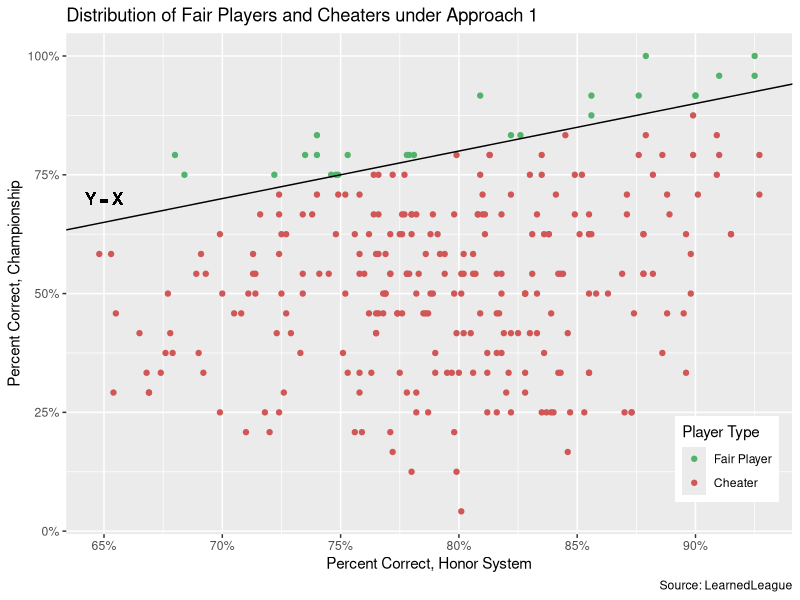
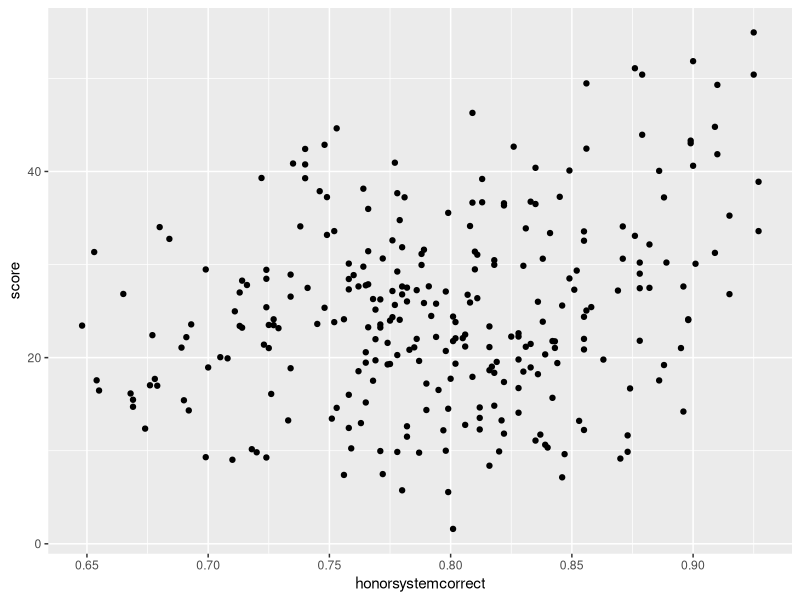
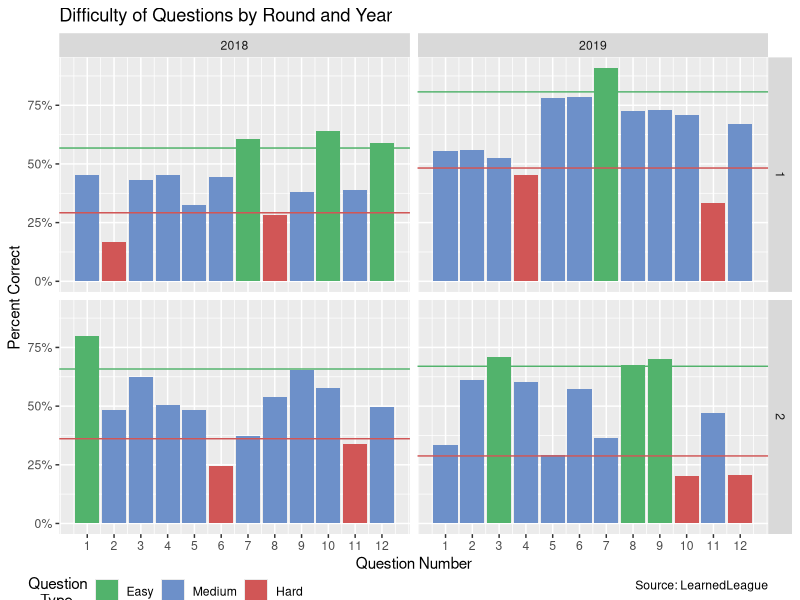
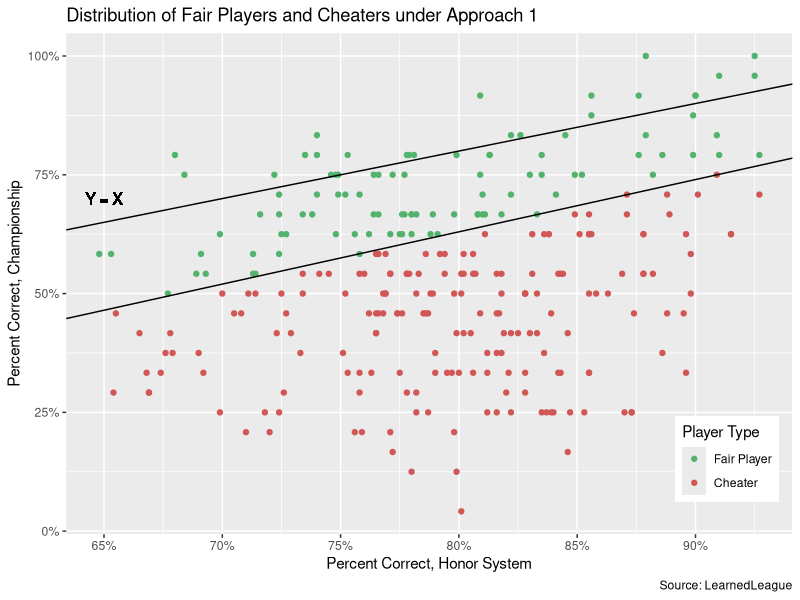
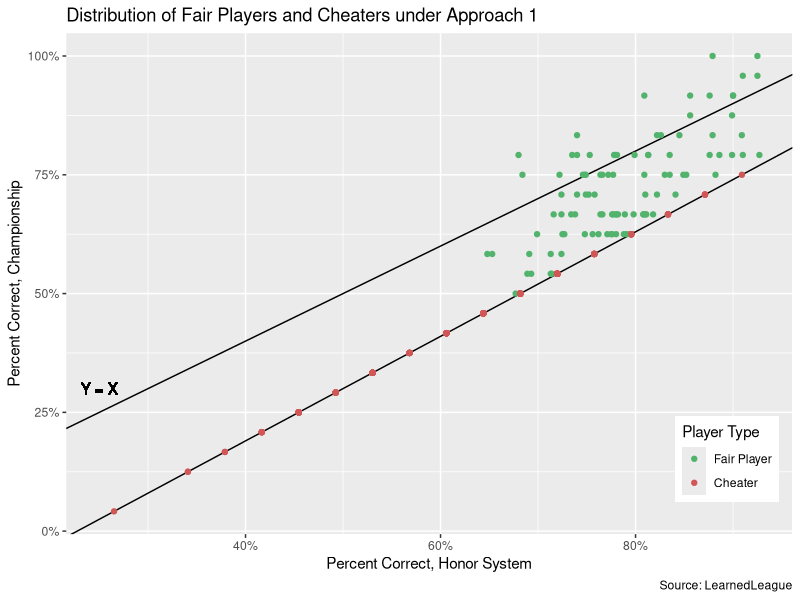
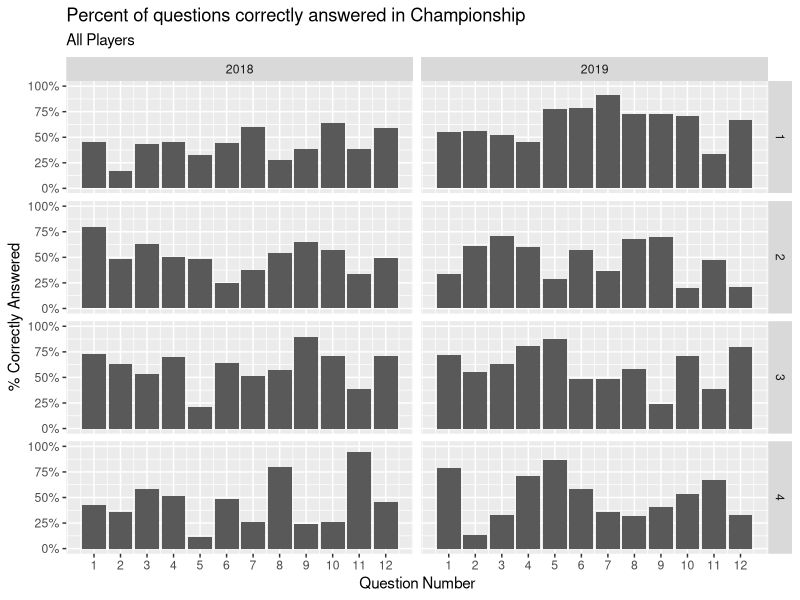
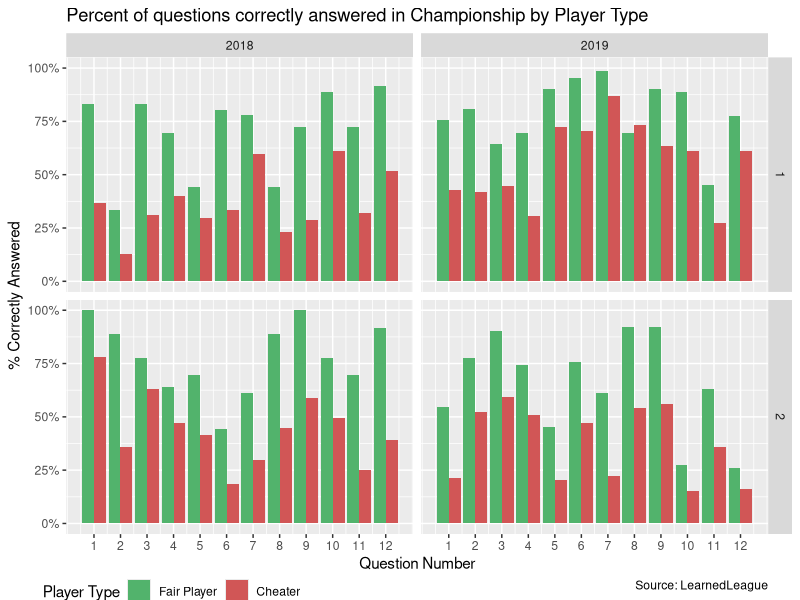
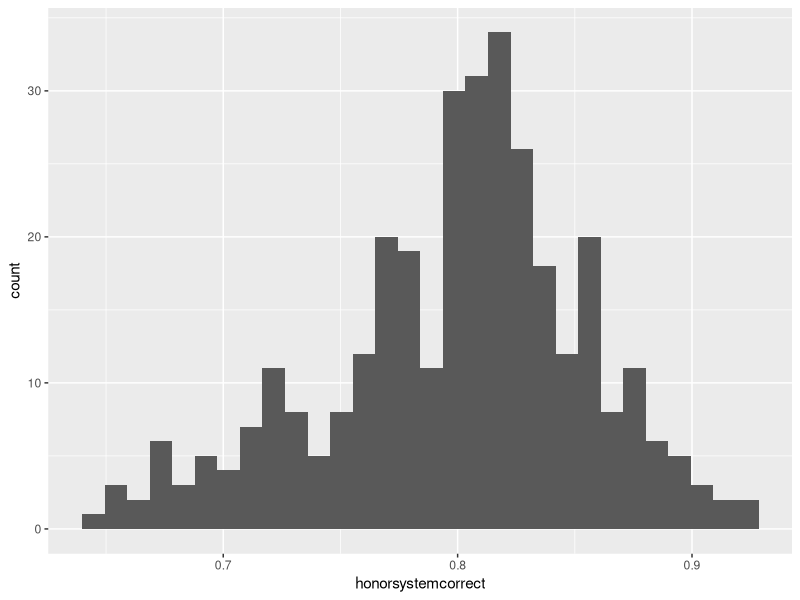

Write the R code that produced these figures, in order. (Note: this script raises an error after producing the figures.)
## ---- chunk 1
knitr::opts_chunk$set(echo = TRUE)
## ---- chunk 2
library(tidyverse)
library(lubridate)
library(knitr)
library(kableExtra)
library(scales)
library(ggthemes)
library(glue)
## ---- chunk 3
raw <- read_csv("pset3.csv")

edited <- raw %>% 
  pivot_longer(
    c(-name, -year, -round, -merge, -numbercorrect, -honorsystemcorrect),
    names_to = "qno",
    values_to = "ans"
  ) %>%
  mutate(qno = as.numeric(str_remove_all(qno, "q"))) %>%
  mutate(honorsystemcorrect = na_if(honorsystemcorrect, -99))
## ---- chunk 4
edited %>%
  group_by(year, round) %>%
  summarize(sample_size = n(), 
            mean(ans), 
            max = max(numbercorrect),
            min = min(numbercorrect),
            mean = mean(numbercorrect),
            sd = sd(numbercorrect)) %>%
  drop_na() %>%
  mutate(`mean(ans)` = percent(`mean(ans)`, accuracy = 0.1),
         mean = round(mean, digits = 2),
         sd = round(sd, digits = 2)) %>%
  ungroup() %>%
  pivot_wider(round, names_from = year, values_from = c(sample_size, `mean(ans)`, min, max, mean, sd)) %>%
  select(round, 
         sample_size_2018, `mean(ans)_2018`, min_2018, max_2018, mean_2018, sd_2018, 
         sample_size_2019, `mean(ans)_2019`, min_2019, max_2019, mean_2019, sd_2019) %>%
  kable("latex", booktabs = T, align = "r", caption = "Summary Statistics of Correct Answers by Year and Round of the Championship",
        col.names = c("Round", 
                      "N", "% Correct", "Min", "Max", "Mean", "St Dev", 
                      "N", "% Correct", "Min", "Max", "Mean", "St Dev")) %>%
  add_header_above(c(" ", "Questions Overall" = 2, "Individual Performance" = 4, "Questions Overall" = 2, "Individual Performance" = 4)) %>%
  add_header_above(c(" ", "2018" = 6, "2019" = 6)) %>%
  column_spec(1, border_right = T) %>%
  column_spec(7, border_right = T)%>%
  kable_styling(position = "center", latex_options = "hold_position")
## ---- chunk 5
edited %>%
  group_by(year, round) %>%
  summarize(mean_hnr_pct = mean(honorsystemcorrect, na.rm = TRUE),
            med = median(honorsystemcorrect, na.rm = TRUE),
            min = min(honorsystemcorrect, na.rm = TRUE),
            max = max(honorsystemcorrect, na.rm = TRUE)) %>%
  mutate(mean_hnr_pct = percent(mean_hnr_pct, accuracy = 0.1),
         med = percent(med, accuracy = 0.1),
         min = percent(min, accuracy = 0.1),
         max = percent(max, accuracy = 0.1)) %>%
  drop_na() %>%
  pivot_wider(id_cols = round, names_from = year, values_from = c(mean_hnr_pct, med, min, max)) %>%
  select(round, 
         mean_hnr_pct_2018, med_2018, min_2018, max_2018, 
         mean_hnr_pct_2019, med_2019, min_2019, max_2019) %>%
  kable("latex", booktabs = T, align = "r",
        caption = "Summary Statistics of Honor System Performance by Year and Round",
        col.names = c("Round", 
                      "Mean", "Median", "Min", "Max", 
                      "Mean", "Median", "Min", "Max")) %>%
  add_header_above(c(" ", "2018" = 4, "2019" = 4)) %>%
  column_spec(1, border_right = T) %>%
  column_spec(5, border_right = T) %>%
  kable_styling(position = "center", latex_options = "hold_position")
## ---- chunk 6
app1 <- edited %>%
  filter(round %in% c(1, 2)) %>%
  group_by(year, name, honorsystemcorrect) %>%
  summarize(pct_rt = mean(ans, na.rm = TRUE)) %>%
  drop_na() %>%
  mutate(cheater = if_else(honorsystemcorrect > pct_rt, 1, 0))

app1 %>%
  ggplot(aes(x = honorsystemcorrect, y = pct_rt, color = factor(cheater))) +
  geom_point() +
  geom_abline(slope = 1) +
  geom_text(aes(0.65, 0.70, label = "Y = X"), color = "black") +
  scale_x_continuous(labels = scales::label_percent(accuracy = 1)) +
  scale_y_continuous(labels = scales::label_percent()) +
  scale_color_manual(name = "Player Type", 
                     labels = c("Fair Player", "Cheater"), 
                     values = c("#52b36c", "#d15656")) +
  labs(title = "Distribution of Fair Players and Cheaters under Approach 1",
       x = "Percent Correct, Honor System",
       y = "Percent Correct, Championship",
       caption = "Source: LearnedLeague") +
  theme(legend.position = c(0.91, 0.15))
## ---- chunk 7
champ_difficulty <- edited %>%
  filter(round %in% c(1, 2)) %>%
  group_by(year, round, qno) %>%
  summarize(corr = sum(ans), asked = n()) %>%
  mutate(pct_corr = corr/asked,
         # I let difficulty be 1/pct_corr because I want its value to be higher for questions that people get correct less often.
         difficulty_val = 1/pct_corr) %>%
  select(year, round, qno, pct_corr, difficulty_val)

# Difficult questions are answered correctly a standard deviation less frequently than the mean of each round.
champ_difficulty_metrics <- champ_difficulty %>%
  group_by(year, round) %>%
  summarize(mean_corr = mean(pct_corr), sd = sd(pct_corr))

best_nerds <- edited %>%
  drop_na(honorsystemcorrect) %>%
  filter(ans == 1) %>%
  inner_join(champ_difficulty) %>%
  group_by(name, year, honorsystemcorrect) %>%
  summarize(score = sum (difficulty_val)) %>%
  arrange(desc(score))

best_nerds %>%
  head(10) %>%
  mutate(honorsystemcorrect = percent(honorsystemcorrect, accuracy = 2),
         score = round(score, digits = 3)) %>%
  kable("latex", booktabs = T,
        col.names = c("Name", "Year", "% Correct (Honor Score)", "Difficulty Coeff")) %>%
  kable_styling(position = "center")
## ---- chunk 8
best_nerds %>%
  ggplot(mapping = aes(x = honorsystemcorrect, y = score)) +
  geom_point()

app2 <- champ_difficulty %>%
  left_join(champ_difficulty_metrics) %>%
  mutate(difficulty = if_else(pct_corr > mean_corr + sd, 0, 1),
         difficulty = if_else(pct_corr < mean_corr - sd, 2, difficulty))

ggplot(app2, mapping = aes(x = qno, y = pct_corr, fill = factor(difficulty))) +
  geom_col() +
  geom_hline(app2, mapping = aes(yintercept = mean_corr + sd), color = "#52b36c") +
  geom_hline(app2, mapping = aes(yintercept = mean_corr - sd), color = "#d15656") +
  scale_y_continuous(labels = scales::label_percent()) +
  scale_x_continuous(breaks = seq(1, 12)) +
  scale_fill_manual(name = "Question\n   Type",
                    labels = c("Easy", "Medium", "Hard"),
                    values = c("#52b36c", "#6d90c9", "#d15656")) +
  labs(title = "Difficulty of Questions by Round and Year",
       caption = "Source: LearnedLeague",
       x = "Question Number",
       y = "Percent Correct ") +
  facet_grid(round ~ year) +
  theme(legend.direction = "horizontal",
        legend.position = c(0.15, -0.12),
        legend.background=element_blank())

easyqs <- app2 %>%
  filter(difficulty == 0) %>%
  select(year, round, qno)

inner_join(easyqs, edited) %>%
  drop_na(honorsystemcorrect) %>%
  group_by(name, honorsystemcorrect) %>%
  summarize(count = sum(ans)) %>%
  mutate(num_easyqs = nrow(easyqs)) %>%
  arrange(-desc(count))
## being good at trivia means you can answer lots of hard questions.
## ---- chunk 9
ttester <- function(current_selection, year_sel) {
  obs <- edited %>%
    filter(round %in% c(1, 2), 
           year == year_sel,
           name == current_selection)
  # Case where people get a perfect score in competition returns no std dev so 
  # do not do a ttest in those situations
  if (sum(obs$ans) == 24) {
    return(1)
  }
  honsyscorr_num <- obs %>%
    magrittr::extract2(1,6)
  pval <- t.test(obs$ans, mu = honsyscorr_num, alternative = "less") %>%
    broom::tidy() %>%
    magrittr::extract2(1, 3)
}

pvals <- edited %>%
  drop_na(honorsystemcorrect, ans) %>%
  distinct(name, year) %>%
  mutate(pvals = map2(name, year, ttester),
         statsig = if_else(pvals < 0.05, 1, 0))

allplayers <- edited %>%
  filter(round %in% c(1, 2)) %>%
  drop_na(honorsystemcorrect, ans) %>%
  group_by(year, name, honorsystemcorrect) %>%
  summarize(pct_rt = mean(ans)) %>%
  left_join(pvals) %>%
  mutate(cheater = if_else(statsig == 1, 1, 0))

# List of people that cheated
cheaters <- allplayers %>%
  filter(statsig == 1)

# List of people that didn't cheat
fairplayers <- allplayers %>%
  filter(statsig == 0) 
## ---- chunk 10
# Point on the far right side scored 95% but scored in competition like someone who scored 80% on the honor system. Use that system to figure out what the predected scores of people should be. 

allplayers %>%
  ggplot(mapping = aes(x = honorsystemcorrect, y = pct_rt, color = factor(cheater))) +
  geom_point() +
  geom_abline(slope = 1) +
  geom_abline(slope = 1.1, intercept = -0.25) +
  geom_text(aes(0.65, 0.70, label = "Y = X"), color = "black") +
  scale_x_continuous(labels = scales::label_percent(accuracy = 1)) +
  scale_y_continuous(labels = scales::label_percent()) +
  scale_color_manual(name = "Player Type", 
                     labels = c("Fair Player", "Cheater"), 
                     values = c("#52b36c", "#d15656")) +
  labs(title = "Distribution of Fair Players and Cheaters under Approach 1",
       x = "Percent Correct, Honor System",
       y = "Percent Correct, Championship",
       caption = "Source: LearnedLeague") +
  theme(legend.position = c(0.91, 0.15))

adj <- allplayers %>%
  mutate(pred = if_else(cheater == 1, (pct_rt + 0.25)/1.1, honorsystemcorrect))

ggplot(adj, mapping = aes(pred, pct_rt, color = factor(cheater))) +
  geom_abline(slope = 1) +
  geom_abline(slope = 1.1, intercept = -0.25) +
  geom_point() +
  geom_text(aes(0.25, 0.3, label = "Y = X"), color = "black") +
  scale_x_continuous(labels = scales::label_percent(accuracy = 1)) +
  scale_y_continuous(labels = scales::label_percent()) +
  scale_color_manual(name = "Player Type", 
                     labels = c("Fair Player", "Cheater"), 
                     values = c("#52b36c", "#d15656")) +
  labs(title = "Distribution of Fair Players and Cheaters under Approach 1",
       x = "Percent Correct, Honor System",
       y = "Percent Correct, Championship",
       caption = "Source: LearnedLeague") +
  theme(legend.position = c(0.91, 0.15))

mean(fairplayers$honorsystemcorrect)
mean(fairplayers$pct_rt)
## ---- chunk 11
edited %>%
  filter(merge == "merged") %>%
  group_by(year, round, qno) %>% 
  summarize(correct_ans = sum(ans), times_asked = n()) %>%
  ggplot(mapping = aes(x = qno, y = correct_ans/times_asked)) +
  geom_col() +
  facet_grid(round ~ year) +
  scale_x_continuous(breaks = seq(1, 12)) +
  scale_y_continuous(limits = c(0, 1), labels = label_percent()) +
  labs(title = "Percent of questions correctly answered in Championship", 
       subtitle = "All Players",
       x = "Question Number", 
       y = "% Correctly Answered")

bind_rows(cheaters, fairplayers) %>%
  inner_join(edited) %>%
  filter(round %in% c(1, 2)) %>%
  group_by(year, round, qno, cheater) %>% 
  summarize(correct_ans = sum(ans), times_asked = n()) %>%
  ggplot(aes(x = qno, y = correct_ans/times_asked, group = cheater, fill = factor(cheater))) +
  geom_col(position = "dodge") +
  facet_grid(round ~ year) +
  scale_x_continuous(breaks = seq(1, 12)) +
  scale_y_continuous(limits = c(0, 1), labels = label_percent()) +
  scale_fill_manual(name = "Player Type", 
                     labels = c("Fair Player", "Cheater"), 
                     values = c("#52b36c", "#d15656")) +
  labs(title = "Percent of questions correctly answered in Championship by Player Type", 
       caption = "Source: LearnedLeague",
       x = "Question Number", 
       y = "% Correctly Answered") +
  theme(legend.direction = "horizontal",
        legend.position = c(0.15, -0.12))
## ---- chunk 12
cheaters %>%
  mutate(honorsystemcorrect = percent(honorsystemcorrect, accuracy = 0.1),
         pct_rt = percent(pct_rt, accuracy = 0.1)) %>%
  slice(1:10) #%>%
#  kable(col.names = c("Year", "Name", "Percent Correct, Honor System", "Percent Correct, Competition", "P-Value"))
## ---- chunk 13
# Lets find people who I think played honestly during the regular season. 
edited %>%
  distinct(name, honorsystemcorrect) %>%
  ggplot(aes(honorsystemcorrect)) +
  geom_histogram()

edited %>%
  group_by(name, year, round) %>%
  mutate(stdev = sd(ans), competcorrect = mean(ans)) %>%
  mutate(tstatistic = (competcorrect - honorsystemcorrect)/(stdev/sqrt(12)))

## ---- chunk 14
dropouts <- edited %>% 
  filter(is.na(honorsystemcorrect)) %>%
  distinct(name, year) %>%
  pull(name)

x <- edited %>%
  filter(name %in% dropouts) %>%
  group_by(name, year) %>%
  summarize(pct_corr = mean(ans)) %>%
  ungroup() %>%
  count(pct_corr)

ggplot() +
  geom_abline(slope = 1, alpha = 0.25) +
  geom_point(cheaters, mapping = aes(honorsystemcorrect, pct_rt, color = "Cheaters"), alpha = 0.25) +
  geom_point(fairplayers, mapping = aes(honorsystemcorrect, pct_rt, color = "Fair Players"), alpha = 0.25) +
  geom_hline(x, mapping = aes(yintercept = pct_corr), linetype = "longdash") +
  labs(title = "Percent Correct at Home vs Championship by Player Type") +
  theme(panel.grid.major = element_blank(), panel.grid.minor = element_blank())
## ---- chunk 15
edited %>% 
  filter(honorsystemcorrect > 0) %>%
  ggplot(mapping = aes(x = honorsystemcorrect, y = numbercorrect/12)) +
  geom_point(alpha = 0.075, stroke = 0) +
  geom_smooth() +
  scale_y_continuous(labels = label_percent()) +
  scale_x_continuous(labels = label_percent()) +
  labs(x = "% Correct on Honor System", y = "% Correct Live")

edited %>%
  filter(merge == "honorsystem_only") %>%
  ggplot(aes(x = honorsystemcorrect)) +
  geom_histogram()
## ---- chunk 16

edited %>%
  filter(merge == "merged", year == 2018) %>%
  group_by(round, qno) %>% 
  summarize(correct_ans = sum(ans), times_asked = n()) %>%
  mutate(percent = percent(correct_ans/times_asked)) %>%
  select(-correct_ans, -times_asked, Round = round) %>%
  arrange(-desc(Round), -desc(qno)) %>%
  mutate(qno = glue("Q {qno}")) %>%
  pivot_wider(id_cols = Round, names_from = qno, values_from = percent) %>%
  kable(booktabs = T, caption = "2018 Percent of Questions Answered Correctly")

edited %>%
  filter(merge == "merged", year == 2019) %>%
  group_by(round, qno) %>% 
  summarize(correct_ans = sum(ans), times_asked = n()) %>%
  mutate(percent = percent(correct_ans/times_asked)) %>%
  select(-correct_ans, -times_asked, Round = round) %>%
  arrange(-desc(Round), -desc(qno)) %>%
  mutate(qno = glue("Q {qno}")) %>%
  pivot_wider(id_cols = Round, names_from = qno, values_from = percent) %>%
  kable(booktabs = T, caption = "2019 Percent of Questions Answered Correctly")
## ---- chunk 17
champ2018 <- edited %>%
  filter(merge == "merged", year == 2018) %>%
  group_by(year, round, qno) %>% 
  summarize(correct_ans = sum(ans), times_asked = n()) %>%
  mutate(percent = percent(correct_ans/times_asked)) %>%
  select(-correct_ans, -times_asked, Round = round) %>%
  arrange(-desc(Round), -desc(qno)) %>%
  mutate(qno = glue("Question {qno}")) %>%
  pivot_wider(id_cols = c(qno, year), names_from = Round, values_from = percent)

champ2019 <- edited %>%
  filter(merge == "merged", year == 2019) %>%
  group_by(year, round, qno) %>% 
  summarize(correct_ans = sum(ans), times_asked = n()) %>%
  mutate(percent = percent(correct_ans/times_asked)) %>%
  select(-correct_ans, -times_asked, Round = round) %>%
  arrange(-desc(Round), -desc(qno)) %>%
  mutate(qno = glue("Question {qno}")) %>%
  pivot_wider(id_cols = c(qno, year), names_from = Round, values_from = percent)

size <- edited %>%
  filter(merge == "merged") %>%
  group_by(year, round) %>% 
  summarize(correct_ans = sum(ans), times_asked = n()) %>%
  pull(times_asked)

bind_cols(champ2018, champ2019) %>%
  ungroup() %>%
  select(-year, -year1, -qno1) %>%
  kable("latex", 
        col.names = append("Sample Size (n = )", size), 
        booktabs = T,
        caption = "2018/2019 Championship Percentage Correct by Question") %>%
  add_header_above(c("Round Number", "1", "2", "3", "4", "1", "2", "3", "4")) %>%
  add_header_above(c(" ", "2018" = 4, "2019" = 4)) %>%
  kable_styling(position = "center", latex_options = c("repeat_header"))

edited %>%
  filter(merge == "merged") %>%
  group_by(year, round, qno) %>% 
  summarize(correct_ans = sum(ans), times_asked = n()) %>%
  ggplot(mapping = aes(x = qno, y = correct_ans/times_asked)) +
  geom_col() +
  facet_grid(year ~ round) +
  scale_x_continuous(breaks = seq(1, 12)) +
  scale_y_continuous(labels = label_percent()) +
  labs(title = "Percent of questions correctly answered in Championship", 
       x = "Question Number", 
       y = "% Correctly Answered")

## What were the lifetime honor system averages of people who advanced through each stage of the competition.
# 1212 people did not qualify to the champinonship. 

edited %>%
  group_by(year, round) %>%
  summarize(sample_size = n(), mean_hnr_pct = mean(honorsystemcorrect, na.rm = TRUE)) %>%
  mutate(mean_hnr_pct = percent(mean_hnr_pct, accuracy = 0.1)) %>%
  drop_na() %>%
  mutate(sample_size = glue("(n = {sample_size})")) %>%
  unite(join, c(mean_hnr_pct, sample_size), sep = " ") %>%
  pivot_wider(id_cols = year, names_from = round, values_from = join) %>%
  rename(Year = year) %>%
  kable(booktabs = T, caption = "Percentages of Honor System Success by Round and Year") %>%
  kable_styling(position = "center")

# List of all unique individuals. Is there any overlap between those in the champ and those not in the champ?
#edited %>% select(name, merge) %>% distinct()
